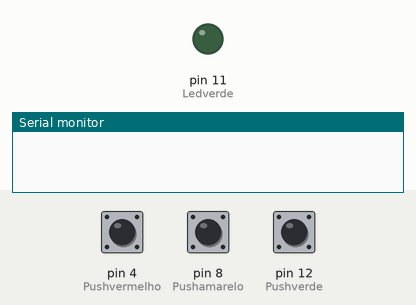
Simulated run of this sketch. Board: Arduino Uno, built with avr-gcc and run on an emulated ATmega328P. On the bench: output pins drawn as LEDs (lit = HIGH), the last lines printed to the serial monitor. Inputs (shaded band) come from the test bench; at power-on: pin 12 (Pushverde) LOW, pin 4 (Pushvermelho) LOW, pin 8 (Pushamarelo) LOW.

Above: at 1.2 s.
1.3 s: pin 12 (Pushverde) pulled HIGH for 0.15 s
At 1.38 s:
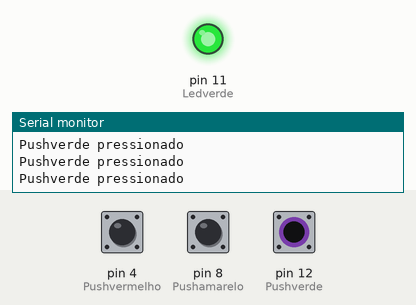
6.1 s: pin 12 (Pushverde) pulled HIGH for 3.2 s
At 10.2 s:
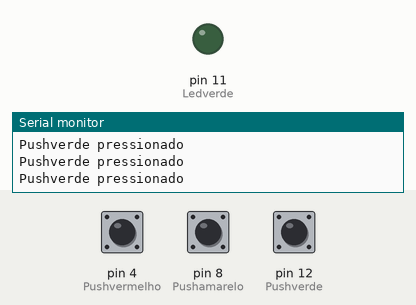
Timing chart, 0 to 11.7 s (numbered marks = the images above; inputs shaded):
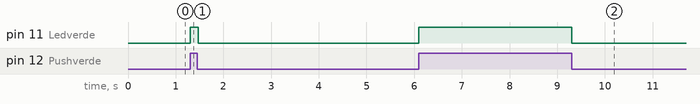

Measured:
- after the input at 1.3 s, pin 11 (Ledverde): LOW → HIGH at once, → LOW 0.17 s later
- after the input at 6.1 s, pin 11 (Ledverde): LOW → HIGH at once, → LOW 3.2 s later

The sketch:

sketch_oct24a.ino
```cpp
int Ledverde=11;
int Pushverde=12;
int Ledamarelo=7;
int Pushamarelo=8;
  int Ledvermelho=2;
int Pushvermelho=4;

void setup() {
  pinMode(Ledverde,OUTPUT);
  pinMode(Pushverde,INPUT);
  Serial.begin(9600);
}

void loop() {

  if (digitalRead(Pushverde)==HIGH){
    digitalWrite(Ledverde, HIGH);
  Serial.println("Pushverde pressionado");
  }else {digitalWrite(Ledverde, LOW);}

  if (digitalRead(Pushamarelo)==HIGH){
    digitalWrite(Ledamarelo, HIGH);
  Serial.println("Pushamarelo pressionado");
  }else {digitalWrite(Ledamarelo, LOW);}

  if (digitalRead(Pushvermelho)==HIGH){
    digitalWrite(Ledvermelho, HIGH);
  Serial.println("Pushvermelho pressionado");
  }else {digitalWrite(Ledvermelho, LOW);}

}
```
